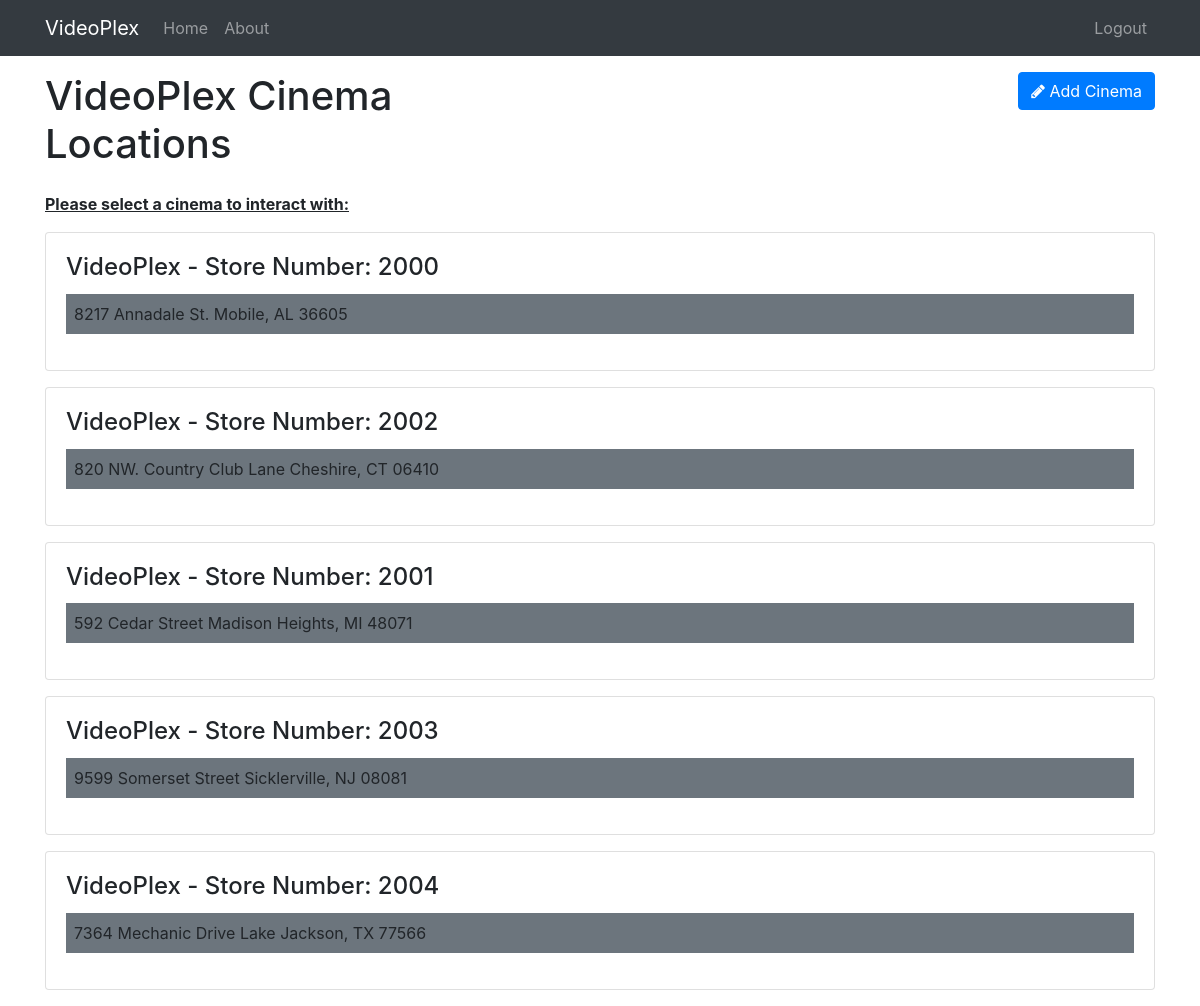
/admins/index (signed in), run on the app's committed database.
### tables this page shows
CREATE TABLE cinema (
    cinema_id INT(6) AUTO_INCREMENT,
    manager_id INT(6),
    address_id INT(6),
    phone VARCHAR(256),
    PRIMARY KEY (cinema_id),
    FOREIGN KEY (address_id) References address (address_id)
);

CREATE TABLE address (
    address_id INT(6) AUTO_INCREMENT,
    street_address VARCHAR(256) NOT NULL,
    city VARCHAR(256) NOT NULL,
    state VARCHAR(256) NOT NULL,
    zip VARCHAR(256) NOT NULL,
    PRIMARY KEY (address_id)    
);

### app/controllers/Admins.php (called while the page is built, shortened)
<?php
    class Admins extends Controller {
        public function __construct() {
            $this->adminModel = $this->model('Admin');
        }
        public function index() {
            $cinema_addresses = $this->adminModel->getCinemaAddresses();
            $data = [
                'cinema_addresses' => $cinema_addresses
            ];
            $this->view('admins/index', $data);
        }
    }

### app/libraries/Core.php (called while the page is built, shortened)
<?php
    class Core {
        protected $currentMethod = 'index';
        public function __construct() {
            $url = $this->getUrl();
            if (file_exists('../app/controllers/' . ucwords($url[0]) . '.php')) {
                unset($url[0]);
            }
            $this->currentController = new $this->currentController;
            if (isset($url[1])) {
                if (method_exists($this->currentController, $url[1])) {
                    $this->currentMethod = $url[1];
                    unset($url[1]);
                }
            }
            $this->params = $url ? array_values($url) : [];
            call_user_func_array([$this->currentController, $this->currentMethod], $this->params);
        }
        public function getUrl() {
            if(isset($_GET['url'])) {
                $url = rtrim($_GET['url'], '/');
                $url = filter_var($url, FILTER_SANITIZE_URL);
                $url = explode('/', $url);
                return $url;
            }
        }
    }

### public/index.php (called while the page is built, shortened)
<?php
  $init = new Core;

### app/libraries/Database.php (called while the page is built, shortened)
<?php
class Database {
    private $host = DB_HOST;
    private $user = DB_USER;
    private $pass = DB_PASS;
    private $dbname = DB_NAME;
    private $dbHandler;
    private $stmt;
    public function __construct() {
        $dsn = 'mysql:host=' . $this->host . ';dbname=' . $this->dbname;
        $options = array(
            PDO::ATTR_PERSISTENT => true,
            PDO::ATTR_ERRMODE => PDO::ERRMODE_EXCEPTION,
        );
        try {
            $this->dbHandler = new PDO($dsn, $this->user, $this->pass, $options);
        }
        catch(PDOException $e) {
            $this->error = $e->getMessage();
            echo $this->error;
        }
    }
    public function query($sql) {
        $this->stmt = $this->dbHandler->prepare($sql);
    }
    public function execute() {
        return $this->stmt->execute();
    }
    public function resultSet() {
        $this->execute();
        return $this->stmt->fetchAll(PDO::FETCH_OBJ);
    }
}

### app/models/Admin.php (called while the page is built, shortened)
<?php
    class Admin {
        private $db;
        public function __construct() {
            $this->db = new Database;
        }
        public function getCinemaAddresses() {
            $this->db->query('
                            SELECT cinema_id, street_address, city, state, zip
                            FROM cinema
                            JOIN address
                            USING (address_id)
                            ORDER BY state, city, street_address
                            ');
            $results = $this->db->resultSet();
            return $results;
        }
}
    ?>

### app/views/admins/index.php (the view, shortened to what this page needs)
<?php require APPROOT . '/views/inc/header.php'; ?>
<div class="row mb-3">
    <div class="col-md-6">
        <h1>VideoPlex Cinema Locations</h1>
    </div>
    <div class="col-md-6">
        <a href="<?php echo URLROOT; ?>/admins/add_cinema" class="btn btn-primary pull-right">
        <i class="fa fa-pencil"></i> Add Cinema
        </a>
    </div>
</div>
<div class="font-weight-bold mb-3 ">
    <u>Please select a cinema to interact with:</u>
</div>
<?php foreach($data['cinema_addresses'] as $cinema_address) : ?>
    <a href="<?php echo URLROOT; ?>/cinemas/index/<?php echo $cinema_address->cinema_id; ?>" class="clickable-card">
        <div class="card card-body mb-3">
            <h4 class="card-title">VideoPlex - Store Number: <?php echo $cinema_address->cinema_id; ?></h4>
            <div class="bg-secondary p-2 mb-3"><?php echo $cinema_address->street_address . ' ' . $cinema_address->city . ', ' . $cinema_address->state . ' ' . $cinema_address->zip; ?></div>
        </div>
    </a>
<?php endforeach; ?>
<?php require APPROOT . '/views/inc/footer.php'; ?>

### public/css/style.css (style rules this page uses)
.clickable-card { color: inherit; }

### data on the page
cinema: cinema_id "2000", address.street_address "8217 Annadale St.", address.city "Mobile", address.state "AL", address.zip "36605"
cinema: cinema_id "2002", address.street_address "820 NW. Country Club Lane", address.city "Cheshire", address.state "CT", address.zip "06410"
cinema: cinema_id "2001", address.street_address "592 Cedar Street", address.city "Madison Heights", address.state "MI", address.zip "48071"
cinema: cinema_id "2003", address.street_address "9599 Somerset Street", address.city "Sicklerville", address.state "NJ", address.zip "08081"
cinema: cinema_id "2004", address.street_address "7364 Mechanic Drive Lake", address.city "Jackson", address.state "TX", address.zip "77566"

### other printed values
SITENAME "VideoPlex"
